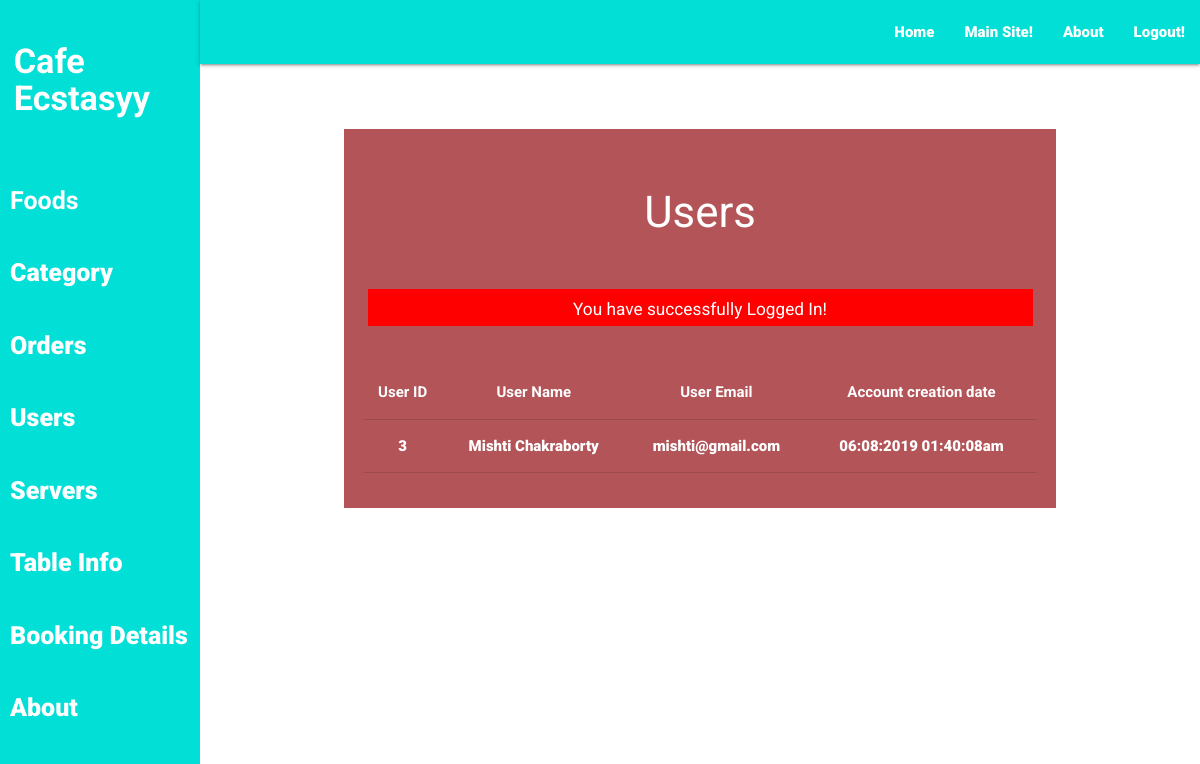
The page /admin/users-list.php (signed in) on the database its author committed.
### tables this page shows
CREATE TABLE `users` (
  `id` int(11) NOT NULL,
  `name` varchar(50) DEFAULT NULL,
  `email` varchar(50) DEFAULT NULL,
  `password` varchar(100) DEFAULT NULL,
  `timestamp` varchar(100) DEFAULT NULL
);

### admin/users-list.php (the view, shortened to what this page needs)
<?php require('layout/header.php'); ?>
<?php require('layout/left-sidebar-long.php'); ?>
<?php require('layout/topnav.php'); ?>
<?php require('layout/left-sidebar-short.php'); ?>
<?php
require('../backends/connection-pdo.php');
$sql = 'SELECT users.id, users.name, users.email, users.timestamp FROM users ';
$query  = $pdoconn->prepare($sql);
$query->execute();
$arr_all = $query->fetchAll(PDO::FETCH_ASSOC);
?>
<div class="section white-text" style="background: #B35458;">
	<div class="section">
		<h3>Users</h3>
	</div>
  <?php
    if (isset($_SESSION['msg'])) {
        echo '<div class="section center" style="margin: 5px 35px;"><div class="row" style="background: red; color: white;">
        <div class="col s12">
            <h6>'.$_SESSION['msg'].'</h6>
            </div>
        </div></div>';
    }
    ?>
	<div class="section center" style="padding: 20px;">
		<table class="centered responsive-table">
        <thead>
          <tr>
              <th>User ID</th>
              <th>User Name</th>
              <th>User Email</th>
              <th>Account creation date</th>
          </tr>
        </thead>
        <tbody>
          <?php
            foreach ($arr_all as $key) {
          ?>
          <tr>
            <td><?php echo $key['id']; ?></td>
            <td><?php echo $key['name']; ?></td>
            <td><?php echo $key['email']; ?></td>
            <td><?php echo $key['timestamp']; ?></td>
          </tr>
          <?php } ?>
        </tbody>
      </table>
	</div>
</div>
<?php require('layout/footer.php'); ?>

### css/form-style.css (style rules this page uses)
body { font-family: "Roboto", sans-serif; -webkit-font-smoothing: antialiased; -moz-osx-font-smoothing: grayscale; }
.row { margin-bottom: 0 !important; }
.col { padding: 0 !important; }

### rows shown on the page
users: id "3", name "Mishti Chakraborty", email "mishti@gmail.com", timestamp "06:08:2019 01:40:08am"

### other values the page prints
$_SESSION['msg'] "You have successfully Logged In!"
